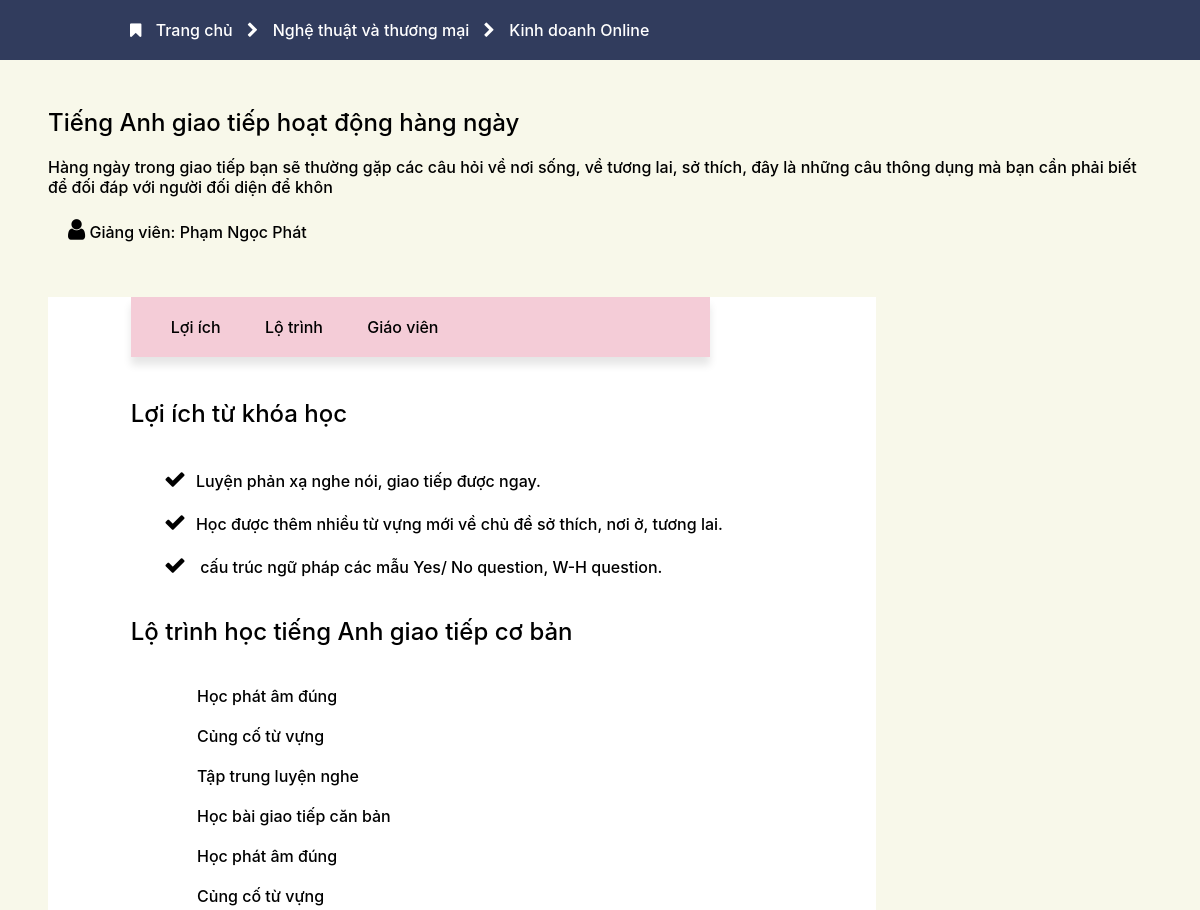
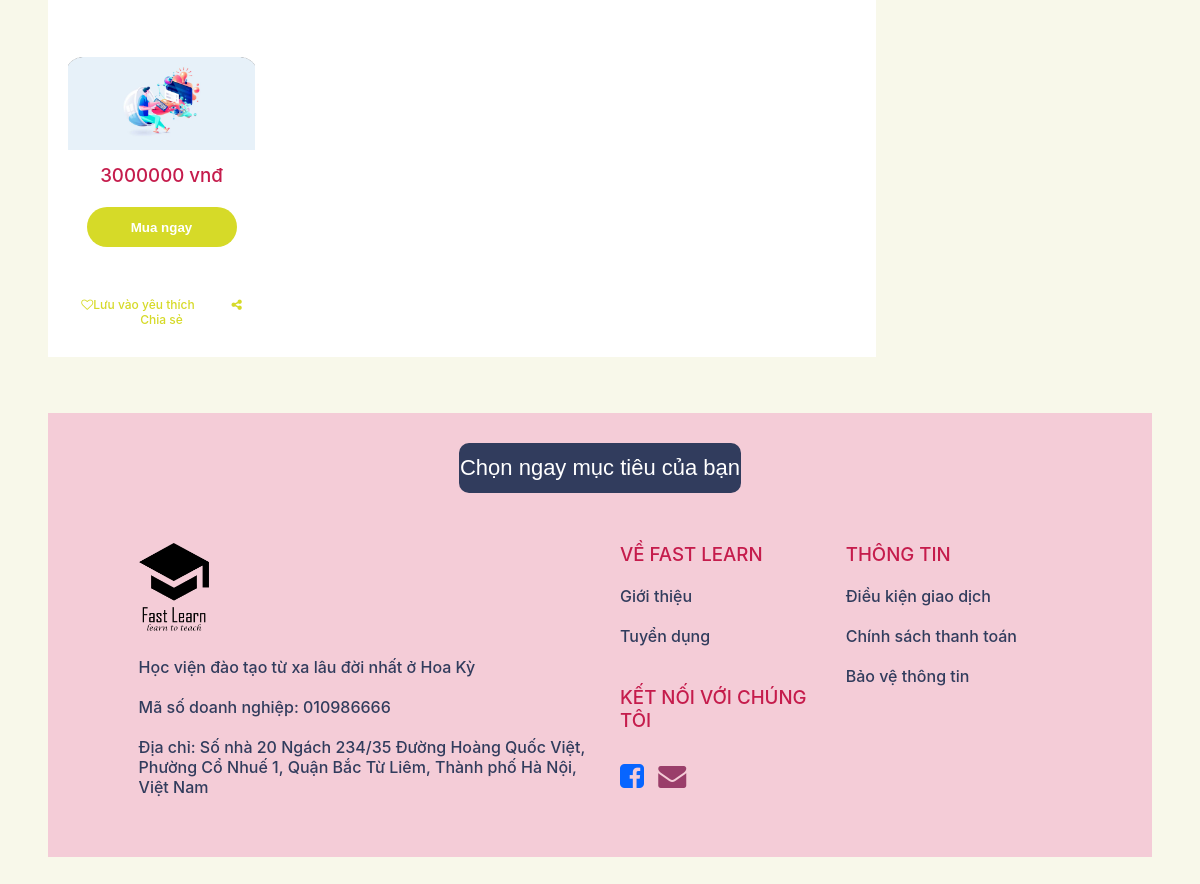
/tailieu.php, run on the app's committed database (2 pictures, top to bottom).
### tables this page shows
CREATE TABLE IF NOT EXISTS `khoahoc` (
  `maKhoaHoc` int NOT NULL AUTO_INCREMENT,
  `tenKhoaHoc` varchar(50) NOT NULL,
  `hocPhi` varchar(100) NOT NULL,
  `noiDung` varchar(255) NOT NULL,
  `anh` varchar(255) NOT NULL,
  `maNganh` int NOT NULL,
  `idND` int NOT NULL,
  PRIMARY KEY (`maKhoaHoc`),
  KEY `maNganh` (`maNganh`),
  KEY `idND` (`idND`)
);

CREATE TABLE IF NOT EXISTS `nganhdaotao` (
  `maNganh` int NOT NULL,
  `tenNganh` varchar(100) NOT NULL,
  PRIMARY KEY (`maNganh`)
);

CREATE TABLE IF NOT EXISTS `noidungkh` (
  `idND` int NOT NULL AUTO_INCREMENT,
  `heading` varchar(250) NOT NULL,
  `loTrinh` varchar(3000) NOT NULL,
  `maGiangVien` int NOT NULL,
  `loiIch` varchar(5000) NOT NULL,
  PRIMARY KEY (`idND`),
  UNIQUE KEY `maGiangVien` (`maGiangVien`)
);

CREATE TABLE IF NOT EXISTS `giangvien` (
  `maGiangVien` int NOT NULL AUTO_INCREMENT,
  `tenGiangVien` varchar(50) NOT NULL,
  `email` varchar(50) NOT NULL,
  `ngaySinh` date NOT NULL,
  `chuyenNganh` varchar(50) NOT NULL,
  `gioiThieu` varchar(250) NOT NULL,
  PRIMARY KEY (`maGiangVien`),
  KEY `email` (`email`)
);

### tailieu.php (the view, shortened to what this page needs)
<?php
global $conn;
function get_all_kdkn()
{
    global $conn;
    $sql = "SELECT * FROM khoahoc JOIN nganhdaotao ON khoahoc.maNganh=nganhdaotao.maNganh
    WHERE khoahoc.maNganh = 2";
    $stmt = $conn->prepare($sql);
    $stmt->execute();
    $stmt ->setFetchMode(PDO::FETCH_ASSOC);
    $result = $stmt->fetchAll();
    return $result;
}
function get_all_nd()
{
    global $conn;
    $sql = "SELECT * FROM noidungkh
    JOIN khoahoc ON noidungkh.idND = khoahoc.idND
    JOIN giangvien ON noidungkh.maGiangVien = giangvien.maGiangVien
    WHERE khoahoc.maNganh = 2";
    $stmt = $conn->prepare($sql);
    $stmt->execute();
    $stmt ->setFetchMode(PDO::FETCH_ASSOC);
    $result = $stmt->fetchAll();
    return $result;
}
?>
<!DOCTYPE html>
<html lang="en">
<head>
    <?php
      $sv = get_all_kdkn();
    ?>
    <link rel="stylesheet" href="chung.css">
    <link rel="stylesheet" href="tailieu.css">
    <link rel="stylesheet" href="https://cdnjs.cloudflare.com/ajax/libs/font-awesome/4.7.0/css/font-awesome.min.css">
</head>
<body>
<div class="tren">
    <?php
      $sv = get_all_kdkn();
    ?>
     <?php foreach ($sv as $item) { ?>
        <span>    <i class="fa fa-bookmark" aria-hidden="true"></i>
        <a href="home.php">Trang chủ</a> </span>
        <i class="fa fa-chevron-right" aria-hidden="true"></i> <span><a href="kdkn.php"><?php echo $item['tenNganh']; ?></a></span>
        <i class="fa fa-chevron-right" aria-hidden="true"></i> <span><a href="#"><?php echo $item['tenKhoaHoc']; ?></a> </span>
            </div><?php } ?>
            <div style="margin: 4%;">
        <div>
        <?php
      $sv = get_all_nd();
    ?>
        <?php foreach ($sv as $item) { ?>
            <div class="header">
            <?php echo $item['heading']; ?>
        </div>
<div class="gv" style="margin: 20px;">
                <i style="font-size: 24px;" class="fa fa-user" aria-hidden="true"></i> <span><b>Giảng viên: <?php echo $item['tenGiangVien']; ?></b> </span>
            </div>
<div class="mom">
                <div class="son1" style="background-color: white;">
                    <div style="width: 70%; margin-left: 10%;background-color: var(--color1); box-shadow: 0px 8px 8px 0px rgba(0,0,0,0.1);;">
                        <ul>
                            <a href="#loi"><li>Lợi ích</li></a>
                            <a href="#lo"><li>Lộ trình</li></a>
                            <a href="#gv"><li>Giáo viên</li></a>
                        </ul>
                    </div>
                    <div style="padding: 5% 10%;">
                    <div id="loi">
                    <h2>Lợi ích từ khóa học</h2><br><br>
                        <?php echo $item['loiIch']; ?>
                    </div>
                    <div id="lo">
                    <?php echo $item['loTrinh']; ?>
                    </div>
                    </div>
                </div>
                <div class="son2" style="padding-left: 20px;">
                    <div style="background-color: white;border-radius: 20px;">
                        <div>
                            <img src="anh/<?php echo $item['anh']; ?>" alt="" width="100%" height="auto">
                            <div style="margin: 10px 5%; text-align: center;">
                                <h3 style="color: var(--color5);"><?php echo $item['hocPhi']; ?> vnđ</h3> <br>
                                <a href="User/muakh.php"><button style="background-color: #D6DA28; width: 150px; height: 40px; border-radius: 20px; text-align: center; border: none; margin-bottom: 50px ;"><h4 style="color: white;">Mua ngay</h4></button></a>
                                <div style="color: #D6DA28; font-size: 12px;padding-bottom: 20px;">
                                    <span style="margin-right: 20%;"><i class="fa fa-heart-o" aria-hidden="true"></i>Lưu vào yêu thích</span>
                                    <span><i class="fa fa-share-alt" aria-hidden="true"></i>Chia sẻ</span>
                                </div>
                            </div>
                        </div>
                    </div>
                </div>
            </div>
            <?php } ?>
        </div>
        </div>
        <div class="footer">
            <button>Chọn ngay mục tiêu của bạn</button>
            <div class="nhom" >
              <div class="pt">
                <img src="anh/logo.png" alt="" width="70" height="auto">
                <div style="margin-top: 20px;">Học viện đào tạo từ xa lâu đời nhất ở Hoa Kỳ</div>
                <div style="margin-top: 20px;">Mã số doanh nghiệp: 010986666</div>
                <div style="margin-top: 20px;">Địa chỉ: Số nhà 20 Ngách 234/35 Đường Hoàng Quốc Việt,
                  Phường Cổ Nhuế 1, Quận Bắc Từ Liêm, Thành phố Hà Nội, Việt Nam</div>
              </div>
              <div class="pt">
                <div class="dt">
                  <h3>VỀ FAST LEARN</h3><br>
                  <a href="#about"><p>Giới thiệu</p></a><br>
                  <a href="#"><p>Tuyển dụng</p></a><br>
                  <br>
                  <h3 style="margin-bottom: 10px;">KẾT NỐI VỚI CHÚNG TÔI</h3><br>
                  <span><a href="#"><i style="color:#0765FF; font-size: 28px;" class="fa fa-facebook-square" aria-hidden="true"></i></a></span>
                  <span><a href="#"><i style="color:#9A3E6A;font-size: 28px;" class="fa fa-envelope" aria-hidden="true"></i></a></span>
                </div>
                <div class="dt">
                  <h3>THÔNG TIN</h3><br>
                  <a href="#about"><p>Điều kiện giao dịch</p></a><br>
                  <a href="#"><p>Chính sách thanh toán</p></a><br>
                  <a href="#"><p>Bảo vệ thông tin</p></a>
                  <br>
                </div>
              </div>
            </div>
          </div>
</body>
</html>

### chung.css (style rules this page uses)
body { padding: 0; margin: 0; font-family: Inter Medium; }
a { text-decoration: none; }
* { margin: 0; padding: 0; box-sizing: border-box; }
:root { --color1: #F4CCD7; --color2: #FBDBE4; --color3: #313C5D; --color4: #FFF8F8; --color5: #C51C4C; }
.footer button { width: 30%; height: 50px; border: none; background-color: var(--color3); text-align: center; border-radius: 10px; font-size: 22px; color: white; margin: 30px 0; }
.nhom::after { content: ""; display: table; clear: both; }
.pt { width: 50%; float: left; text-align: left; padding: 10px; }
.footer { background-color: var(--color1); text-align: center; padding: 0 7.3%; }
.pt::after { content: ""; display: table; clear: both; max-width: 100%; }
.dt { width: 50%; float: left; padding: 0 10px }
.nhom { padding: 10px 0 50px 0; }
.dt p { color: var(--color3); }
.dt h3 { color: var(--color5); }
.pt div { color: var(--color3); }
.dt span { margin: 20px 10px 0 0; }

### tailieu.css (style rules this page uses)
body { background-color: #f8f8ea; }
.tren { padding: 20px 10%; background-color: var(--color3); color: white; }
.tren a { color: white; }
.tren i { color: white; margin: 0 10px; }
.mom::after { display: table; content:""; clear: both; max-width: 100%; }
.son1 { width: 75%; float: left; }
.son2 { width: 25%; float: left; }
.mom { margin: 5% 0; }
ul li { padding: 0 20px; display: inline-block; }
ul a { color: black; }
ul { padding: 20px; list-style-type: none; }

### data on the page
khoahoc: maNganh.tenNganh "Nghệ thuật và thương mại", tenKhoaHoc "Kinh doanh Online"
noidungkh: heading "Tiếng Anh giao tiếp hoạt động hàng ngày Hàng ngày trong giao tiếp bạn sẽ thường gặp các câu hỏi về nơi sống, về tương lai, sở thích, đây là những câu thông dụng mà bạn cần phải biết để đối đáp với người đối diện để khôn", giangvien.tenGiangVien "Phạm Ngọc Phát", loiIch "Luyện phản xạ nghe nói, giao tiếp được ngay. Học được thêm nhiều từ vựng mới về chủ đề sở thích, nơi ở, tương lai. cấu trúc ngữ pháp các mẫu Yes/ No question, W-H question.", loTrinh "Lộ trình học tiếng Anh giao tiếp cơ bản Học phát âm đúng Củng cố từ vựng Tập trung luyện nghe Học bài giao tiếp căn bản Học phát âm đúng Củng cố từ vựng", khoahoc.anh (picture), khoahoc.hocPhi "3000000"
